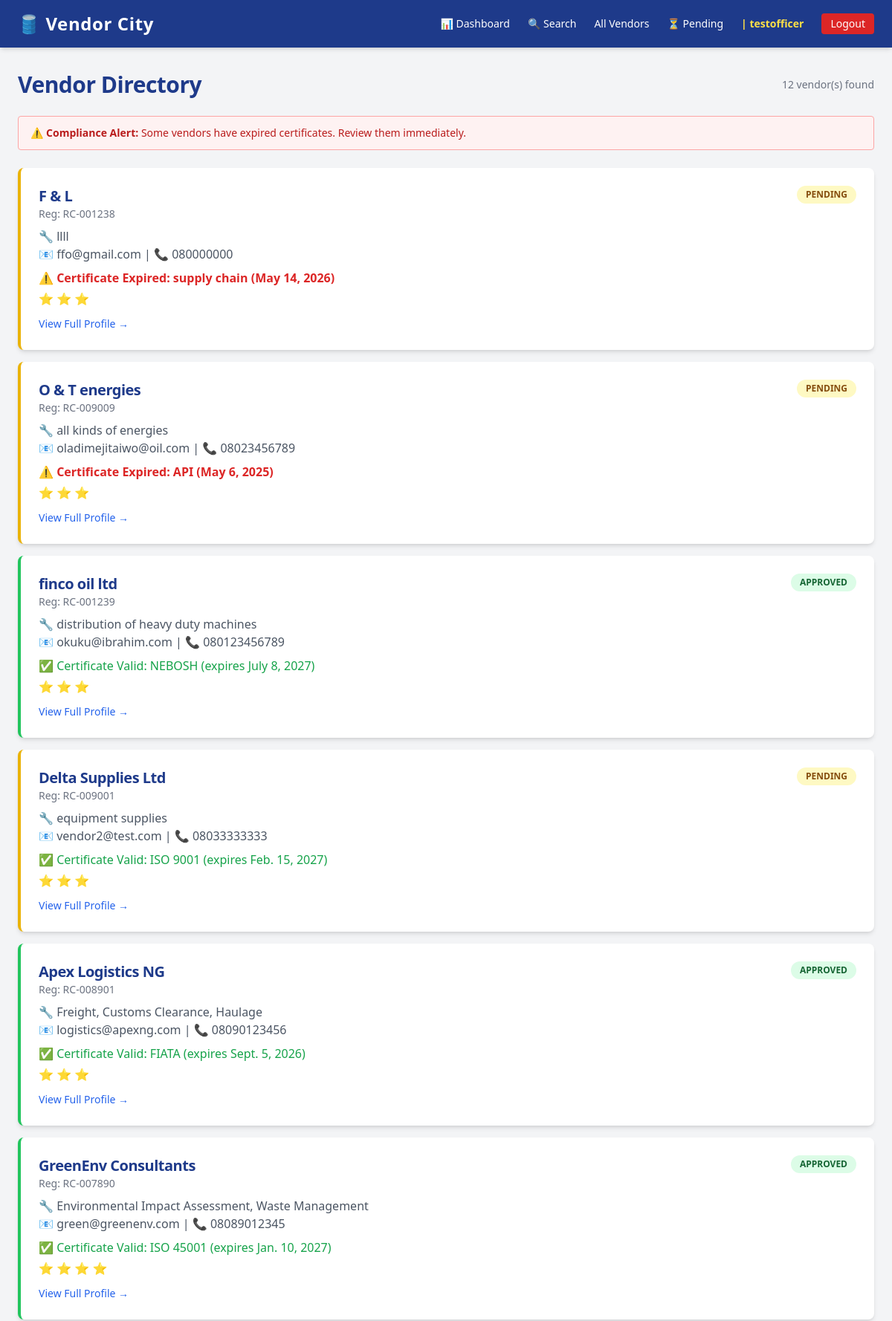
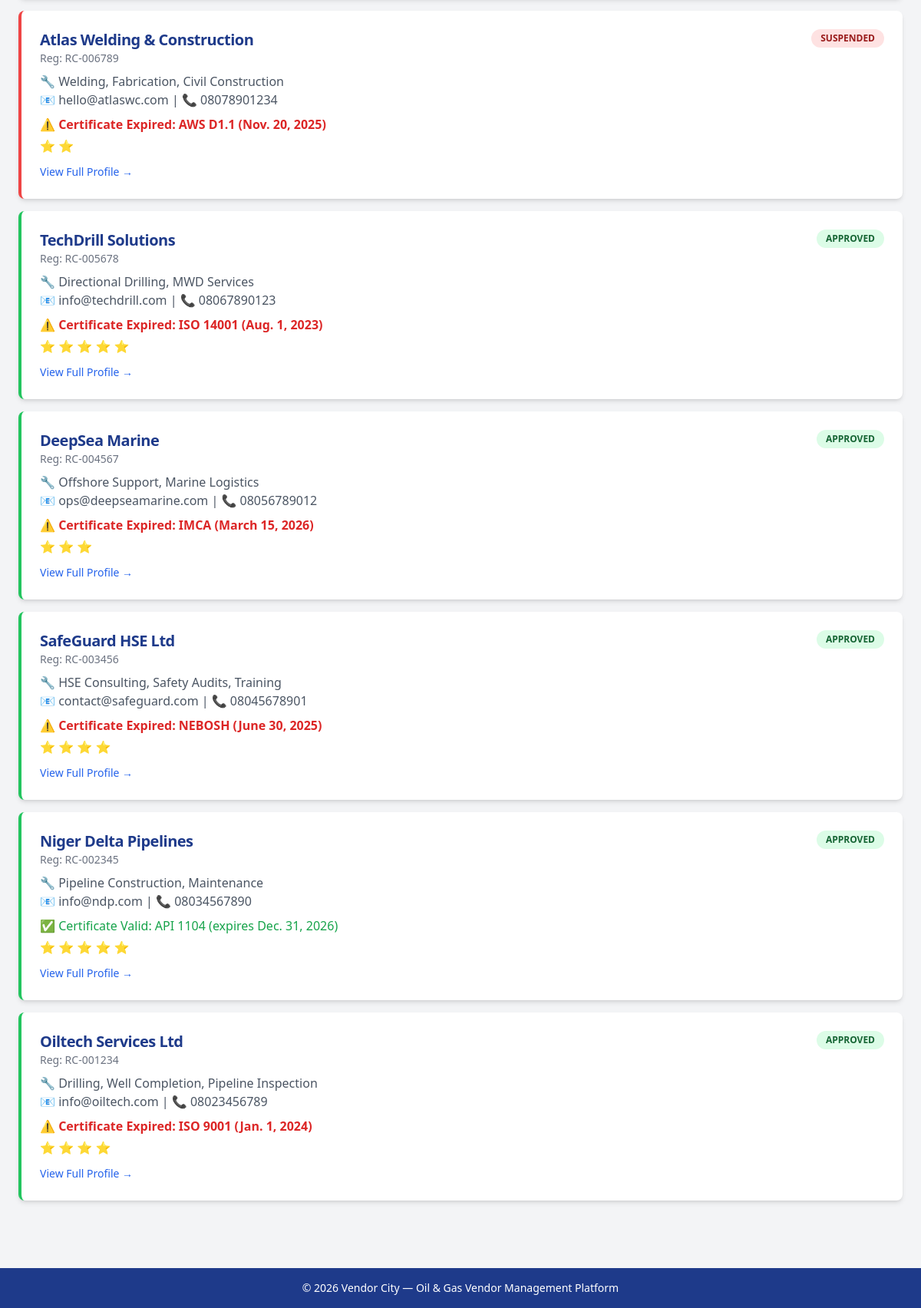
Screenshot of /vendors/ (signed in) with the database file from the repository (2 pictures, top to bottom).
### accounts/models.py (models this page shows, shortened)
class CustomUser(AbstractUser):
    VENDOR_OFFICER = 'vendor_officer'
    VENDOR = 'vendor'
    COMPLIANCE_OFFICER = 'compliance_officer'
    SENIOR_MANAGEMENT = 'senior_management'
    ROLE_CHOICES = [
        (VENDOR_OFFICER, 'Vendor Officer'),
        (VENDOR, 'Vendor'),
        (COMPLIANCE_OFFICER, 'Compliance Officer'),
        (SENIOR_MANAGEMENT, 'Senior Management'),
    ]
    role = models.CharField(
        max_length=30,
        choices=ROLE_CHOICES,
        default=VENDOR,
    )
    phone_number = models.CharField(max_length=20, blank=True, null=True)
    company_name = models.CharField(max_length=100, blank=True, null=True)
    created_at = models.DateTimeField(auto_now_add=True)
    groups = models.ManyToManyField(
        'auth.Group',
        related_name='customuser_set', # to avoids naming conflicts because from what we extend we already group that may crash with the model
        blank=True
    )
    user_permissions = models.ManyToManyField(
        'auth.Permission',
        related_name='customuser_set',
        blank=True
    )

### vendors/models.py (models this page shows, shortened)
class Vendor(models.Model):
    user = models.OneToOneField(
        settings.AUTH_USER_MODEL,
        on_delete=models.CASCADE,
        null=True, blank=True,
        related_name='vendor_profile'
    )
    company_name        = models.CharField(max_length=200)
    registration_number = models.CharField(max_length=100, unique=True)
    email               = models.EmailField(unique=True)
    phone               = models.CharField(max_length=20)
    address             = models.TextField()
    services_offered    = models.TextField(help_text="Describe the services this vendor provides")
    status              = models.CharField(max_length=20, choices=STATUS_CHOICES, default='pending')
    rating              = models.IntegerField(choices=RATING_CHOICES, default=3)
    certificate_name    = models.CharField(max_length=200, blank=True, null=True)
    certificate_file    = models.FileField(upload_to='certificates/', blank=True, null=True)
    certificate_expiry  = models.DateField(blank=True, null=True)
    date_registered     = models.DateTimeField(default=timezone.now)
    class Meta:
        ordering = ['-date_registered']
        verbose_name = 'Vendor'
        verbose_name_plural = 'Vendors'
    @property
    def is_certificate_expired(self):
        if self.certificate_expiry:
            return self.certificate_expiry < timezone.now().date()
        return False

### vendors/views.py (the view)
# urls.py: path('', views.vendor_list, name='vendor-list'),
@login_required
@role_required('vendor_officer', 'senior_management', 'compliance_officer')
def vendor_list(request):
    vendors = Vendor.objects.all()
    today = timezone.now().date()
    has_expired = Vendor.objects.filter(certificate_expiry__lt=today).exists()
    context = {
        'vendors': vendors,
        'has_expired': has_expired,
    }
    return render(request, 'vendors/vendor_list.html', context)

### templates/vendors/vendor_list.html (shortened to what this page needs)
{% extends 'base.html' %}
{% block content %}
<div class="flex justify-between items-center mb-6">
    <h1 class="text-3xl font-bold text-blue-900">
        {% if filter_label %}
            {{ filter_label }}
        {% else %}
            Vendor Directory
        {% endif %}
    </h1>
    <span class="text-gray-500 text-sm">{{ vendors|length }} vendor(s) found</span>
</div>
{% include 'vendors/_expired_banner.html' %}
{% for vendor in vendors %}
    <div class="bg-white rounded-lg shadow-md p-6 mb-4 border-l-4
        {% if vendor.status == 'approved' %}border-green-500
        {% elif vendor.status == 'pending' %}border-yellow-500
        {% else %}border-red-500{% endif %}">
        <div class="flex justify-between items-start">
            <div>
                <h2 class="text-xl font-bold text-blue-900">
                    {{ vendor.company_name }}
                </h2>
                <p class="text-gray-500 text-sm">Reg: {{ vendor.registration_number }}</p>
            </div>
            <span class="px-3 py-1 rounded-full text-xs font-bold
                {% if vendor.status == 'approved' %}bg-green-100 text-green-800
                {% elif vendor.status == 'pending' %}bg-yellow-100 text-yellow-800
                {% else %}bg-red-100 text-red-800{% endif %}">
                {{ vendor.status|upper }}
            </span>
        </div>
        <p class="text-gray-600 mt-2">🔧 {{ vendor.services_offered }}</p>
        <p class="text-gray-600">📧 {{ vendor.email }} | 📞 {{ vendor.phone }}</p>
        {% if vendor.is_certificate_expired %}
            <p class="text-red-600 font-semibold mt-2">
                ⚠️ Certificate Expired: {{ vendor.certificate_name }} ({{ vendor.certificate_expiry }})
            </p>
        {% else %}
            <p class="text-green-600 mt-2">
                ✅ Certificate Valid: {{ vendor.certificate_name }} (expires {{ vendor.certificate_expiry }})
            </p>
        {% endif %}
        <p class="text-yellow-500 mt-1">
            {% for i in "12345" %}
                {% if forloop.counter <= vendor.rating %}⭐{% endif %}
            {% endfor %}
        </p>
        <a href="{% url 'vendor-detail' vendor.pk %}"
           class="inline-block mt-3 text-blue-600 hover:underline text-sm font-medium">
            View Full Profile →
        </a>
    </div>
{% empty %}
    <div class="bg-white rounded-lg shadow p-10 text-center text-gray-500">
        <p class="text-xl">No vendors found.</p>
    </div>
{% endfor %}
{% endblock %}

### templates/base.html (shortened to what this page needs)
{% load static %}
<!DOCTYPE html>
<html lang="en">
<head>
    <script src="https://cdn.tailwindcss.com"></script>
    <link rel="stylesheet" href="{% static 'css/main.css' %}">
</head>
<body class="bg-gray-100 min-h-screen">
    <nav class="bg-blue-900 text-white px-6 py-4 shadow-md">
        <div class="max-w-7xl mx-auto flex justify-between items-center">
            <a href="{% url 'dashboard-home' %}" class="text-2xl font-bold tracking-wide">
                🛢️ Vendor City
            </a>
            <div class="flex gap-6 text-sm font-medium items-center">
                {% if user.is_authenticated %}
                    <a href="{% url 'dashboard-home' %}" class="hover:text-yellow-300">📊 Dashboard</a>
                    {% if user.role == 'vendor_officer' or user.role == 'senior_management' %}
                        <a href="{% url 'directory-search' %}" class="hover:text-yellow-300">🔍 Search</a>
                    {% endif %}
                    {% if user.role != 'vendor' %}
                        <a href="{% url 'vendor-list' %}" class="hover:text-yellow-300">All Vendors</a>
                    {% endif %}
                    {% if user.role == 'vendor_officer' or user.role == 'senior_management' %}
                    <a href="{% url 'vendor-pending' %}" class="hover:text-yellow-300">
                     ⏳ Pending
    </a>
{% endif %}
                    <span class="text-yellow-300 font-semibold">| {{ user.username }}</span>
                    <a href="{% url 'logout' %}" class="bg-red-600 px-3 py-1 rounded hover:bg-red-700">Logout</a>
                {% else %}
                    <a href="{% url 'login' %}" class="hover:text-yellow-300">Login</a>
                    <a href="{% url 'register' %}" class="bg-yellow-500 text-blue-900 px-3 py-1 rounded font-bold hover:bg-yellow-400">Register</a>
                {% endif %}
            </div>
        </div>
    </nav>
    <main class="max-w-7xl mx-auto px-6 py-8">
        {% block content %}
        {% endblock %}
    </main>
    <footer class="bg-blue-900 text-white text-center py-4 mt-10 text-sm">
        &copy; 2026 Vendor City — Oil & Gas Vendor Management Platform
    </footer>
</body>
</html>

### static/css/main.css (style rules this page uses)
body { font-family: 'Segoe UI', Tahoma, Geneva, Verdana, sans-serif; }
nav a { transition: color 0.2s ease; }
h1, h2 { letter-spacing: -0.5px; }
footer { margin-top: auto; }

### rows the page displays
CustomUser: username "testofficer"
Vendor: company_name "F & L", registration_number "RC-001238", status "PENDING", services_offered "llll", email "ffo@gmail.com", phone "080000000", certificate_name "supply chain", certificate_expiry "May 14, 2026", rating 3 (drawn)
Vendor: company_name "O & T energies", registration_number "RC-009009", status "PENDING", services_offered "all kinds of energies", email "oladimejitaiwo@oil.com", phone "08023456789", certificate_name "API", certificate_expiry "May 6, 2025", rating 3 (drawn)
Vendor: company_name "finco oil ltd", registration_number "RC-001239", status "APPROVED", services_offered "distribution of heavy duty machines", email "okuku@ibrahim.com", phone "080123456789", certificate_name "NEBOSH", certificate_expiry "July 8, 2027", rating 3 (drawn)
Vendor: company_name "Delta Supplies Ltd", registration_number "RC-009001", status "PENDING", services_offered "equipment supplies", email "vendor2@test.com", phone "08033333333", certificate_name "ISO 9001", certificate_expiry "Feb. 15, 2027", rating 3 (drawn)
Vendor: company_name "Apex Logistics NG", registration_number "RC-008901", status "APPROVED", services_offered "Freight, Customs Clearance, Haulage", email "logistics@apexng.com", phone "08090123456", certificate_name "FIATA", certificate_expiry "Sept. 5, 2026", rating 3 (drawn)
Vendor: company_name "GreenEnv Consultants", registration_number "RC-007890", status "APPROVED", services_offered "Environmental Impact Assessment, Waste Management", email "green@greenenv.com", phone "08089012345", certificate_name "ISO 45001", certificate_expiry "Jan. 10, 2027", rating 4 (drawn)
Vendor: company_name "Atlas Welding & Construction", registration_number "RC-006789", status "SUSPENDED", services_offered "Welding, Fabrication, Civil Construction", email "hello@atlaswc.com", phone "08078901234", certificate_name "AWS D1.1", certificate_expiry "Nov. 20, 2025", rating 2 (drawn)
Vendor: company_name "TechDrill Solutions", registration_number "RC-005678", status "APPROVED", services_offered "Directional Drilling, MWD Services", email "info@techdrill.com", phone "08067890123", certificate_name "ISO 14001", certificate_expiry "Aug. 1, 2023", rating 5 (drawn)
Vendor: company_name "DeepSea Marine", registration_number "RC-004567", status "APPROVED", services_offered "Offshore Support, Marine Logistics", email "ops@deepseamarine.com", phone "08056789012", certificate_name "IMCA", certificate_expiry "March 15, 2026", rating 3 (drawn)
Vendor: company_name "SafeGuard HSE Ltd", registration_number "RC-003456", status "APPROVED", services_offered "HSE Consulting, Safety Audits, Training", email "contact@safeguard.com", phone "08045678901", certificate_name "NEBOSH", certificate_expiry "June 30, 2025", rating 4 (drawn)
Vendor: company_name "Niger Delta Pipelines", registration_number "RC-002345", status "APPROVED", services_offered "Pipeline Construction, Maintenance", email "info@ndp.com", phone "08034567890", certificate_name "API 1104", certificate_expiry "Dec. 31, 2026", rating 5 (drawn)
Vendor: company_name "Oiltech Services Ltd", registration_number "RC-001234", status "APPROVED", services_offered "Drilling, Well Completion, Pipeline Inspection", email "info@oiltech.com", phone "08023456789", certificate_name "ISO 9001", certificate_expiry "Jan. 1, 2024", rating 4 (drawn)

### other values shown
{{ vendors|length }} "12"
